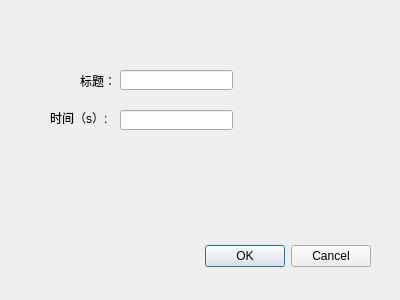
<?xml version="1.0" encoding="UTF-8"?>
<ui version="4.0">
 <class>SetDialog</class>
 <widget class="QDialog" name="SetDialog">
  <property name="geometry">
   <rect>
    <x>0</x>
    <y>0</y>
    <width>400</width>
    <height>300</height>
   </rect>
  </property>
  <property name="windowTitle">
   <string>设置</string>
  </property>
  <property name="sizeGripEnabled">
   <bool>false</bool>
  </property>
  <widget class="QDialogButtonBox" name="buttonBox">
   <property name="geometry">
    <rect>
     <x>30</x>
     <y>240</y>
     <width>341</width>
     <height>32</height>
    </rect>
   </property>
   <property name="orientation">
    <enum>Qt::Horizontal</enum>
   </property>
   <property name="standardButtons">
    <set>QDialogButtonBox::Cancel|QDialogButtonBox::Ok</set>
   </property>
  </widget>
  <widget class="QLabel" name="rename">
   <property name="geometry">
    <rect>
     <x>80</x>
     <y>70</y>
     <width>41</width>
     <height>21</height>
    </rect>
   </property>
   <property name="text">
    <string>标题：</string>
   </property>
  </widget>
  <widget class="QLabel" name="settime">
   <property name="geometry">
    <rect>
     <x>50</x>
     <y>110</y>
     <width>61</width>
     <height>16</height>
    </rect>
   </property>
   <property name="text">
    <string>时间（s）:</string>
   </property>
  </widget>
  <widget class="QLineEdit" name="renamelineEdit">
   <property name="geometry">
    <rect>
     <x>120</x>
     <y>70</y>
     <width>113</width>
     <height>20</height>
    </rect>
   </property>
  </widget>
  <widget class="QLineEdit" name="timelineEdit">
   <property name="geometry">
    <rect>
     <x>120</x>
     <y>110</y>
     <width>113</width>
     <height>20</height>
    </rect>
   </property>
  </widget>
 </widget>
 <resources/>
 <connections>
  <connection>
   <sender>buttonBox</sender>
   <signal>accepted()</signal>
   <receiver>SetDialog</receiver>
   <slot>accept()</slot>
   <hints>
    <hint type="sourcelabel">
     <x>248</x>
     <y>254</y>
    </hint>
    <hint type="destinationlabel">
     <x>157</x>
     <y>274</y>
    </hint>
   </hints>
  </connection>
  <connection>
   <sender>buttonBox</sender>
   <signal>rejected()</signal>
   <receiver>SetDialog</receiver>
   <slot>reject()</slot>
   <hints>
    <hint type="sourcelabel">
     <x>316</x>
     <y>260</y>
    </hint>
    <hint type="destinationlabel">
     <x>286</x>
     <y>274</y>
    </hint>
   </hints>
  </connection>
 </connections>
</ui>
